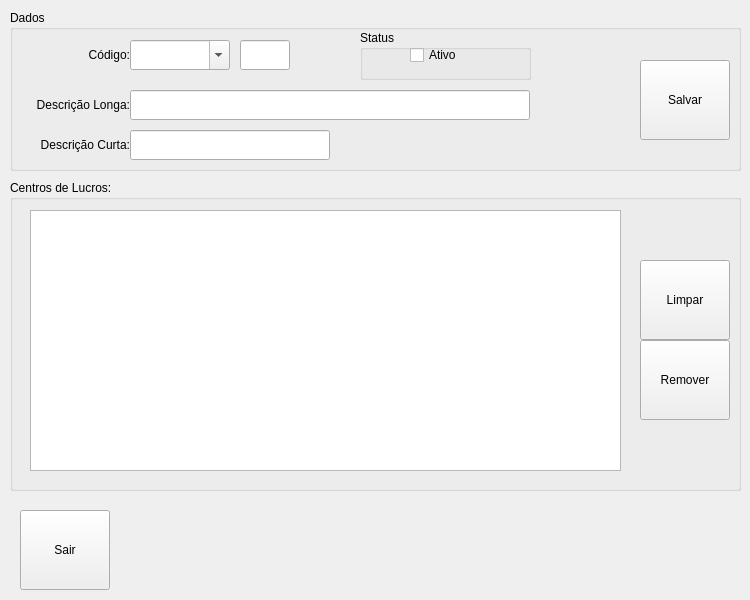
<?xml version="1.0" encoding="UTF-8"?>
<ui version="4.0">
 <class>MngFormProfitCenter</class>
 <widget class="QDialog" name="MngFormProfitCenter">
  <property name="geometry">
   <rect>
    <x>0</x>
    <y>0</y>
    <width>750</width>
    <height>600</height>
   </rect>
  </property>
  <property name="minimumSize">
   <size>
    <width>750</width>
    <height>600</height>
   </size>
  </property>
  <property name="maximumSize">
   <size>
    <width>750</width>
    <height>600</height>
   </size>
  </property>
  <property name="windowTitle">
   <string>Manutenção - Centro de Lucros...</string>
  </property>
  <property name="windowIcon">
   <iconset resource="../images.qrc">
    <normaloff>:/images/PNG/128x128/gnome-system-config-128x128.png</normaloff>:/images/PNG/128x128/gnome-system-config-128x128.png</iconset>
  </property>
  <widget class="QGroupBox" name="GBoxDataProfitCenter">
   <property name="geometry">
    <rect>
     <x>10</x>
     <y>10</y>
     <width>731</width>
     <height>161</height>
    </rect>
   </property>
   <property name="acceptDrops">
    <bool>true</bool>
   </property>
   <property name="toolTip">
    <string/>
   </property>
   <property name="title">
    <string>Dados</string>
   </property>
   <widget class="QLabel" name="LabelCodeProfitCenter">
    <property name="geometry">
     <rect>
      <x>0</x>
      <y>30</y>
      <width>120</width>
      <height>30</height>
     </rect>
    </property>
    <property name="text">
     <string>Código:</string>
    </property>
    <property name="alignment">
     <set>Qt::AlignRight|Qt::AlignTrailing|Qt::AlignVCenter</set>
    </property>
   </widget>
   <widget class="QLabel" name="LabelNameProfitCenter">
    <property name="geometry">
     <rect>
      <x>0</x>
      <y>80</y>
      <width>120</width>
      <height>30</height>
     </rect>
    </property>
    <property name="text">
     <string>Descrição Longa:</string>
    </property>
    <property name="alignment">
     <set>Qt::AlignRight|Qt::AlignTrailing|Qt::AlignVCenter</set>
    </property>
   </widget>
   <widget class="QLabel" name="LabelShortNameProfitCenter">
    <property name="geometry">
     <rect>
      <x>0</x>
      <y>120</y>
      <width>120</width>
      <height>30</height>
     </rect>
    </property>
    <property name="text">
     <string>Descrição Curta:</string>
    </property>
    <property name="alignment">
     <set>Qt::AlignRight|Qt::AlignTrailing|Qt::AlignVCenter</set>
    </property>
   </widget>
   <widget class="QToolButton" name="TButtonSaveProfitCenter">
    <property name="geometry">
     <rect>
      <x>630</x>
      <y>50</y>
      <width>90</width>
      <height>80</height>
     </rect>
    </property>
    <property name="toolTip">
     <string>Salvar os dados para o Formulário...</string>
    </property>
    <property name="text">
     <string>Salvar</string>
    </property>
    <property name="icon">
     <iconset resource="../images.qrc">
      <normaloff>:/images/PNG/48x48/Filesave-48x48.png</normaloff>:/images/PNG/48x48/Filesave-48x48.png</iconset>
    </property>
    <property name="iconSize">
     <size>
      <width>48</width>
      <height>48</height>
     </size>
    </property>
    <property name="toolButtonStyle">
     <enum>Qt::ToolButtonTextUnderIcon</enum>
    </property>
   </widget>
   <widget class="QComboBox" name="CBoxCodeProfitCenter">
    <property name="geometry">
     <rect>
      <x>120</x>
      <y>30</y>
      <width>100</width>
      <height>30</height>
     </rect>
    </property>
    <property name="toolTip">
     <string>Informar um Código para o Centro de Lucros...</string>
    </property>
    <property name="editable">
     <bool>true</bool>
    </property>
   </widget>
   <widget class="QLineEdit" name="LEditProfitCenterID">
    <property name="geometry">
     <rect>
      <x>230</x>
      <y>30</y>
      <width>50</width>
      <height>30</height>
     </rect>
    </property>
   </widget>
   <widget class="QLineEdit" name="LEditNameProfitCenter">
    <property name="geometry">
     <rect>
      <x>120</x>
      <y>80</y>
      <width>400</width>
      <height>30</height>
     </rect>
    </property>
    <property name="toolTip">
     <string>Informar uma Nome/Descrição para o Centro de Lucros...</string>
    </property>
   </widget>
   <widget class="QLineEdit" name="LEditShortNameProfitCenter">
    <property name="geometry">
     <rect>
      <x>120</x>
      <y>120</y>
      <width>200</width>
      <height>30</height>
     </rect>
    </property>
    <property name="toolTip">
     <string>Informar o Nome Curto/Sigla/Apelido para o Centro de Lucros...</string>
    </property>
   </widget>
   <widget class="QGroupBox" name="GBoxStatusActiveProfitCenter">
    <property name="geometry">
     <rect>
      <x>350</x>
      <y>20</y>
      <width>171</width>
      <height>50</height>
     </rect>
    </property>
    <property name="title">
     <string>Status</string>
    </property>
    <widget class="QCheckBox" name="CheckBoxStatusActiveProfitCenter">
     <property name="geometry">
      <rect>
       <x>50</x>
       <y>10</y>
       <width>100</width>
       <height>30</height>
      </rect>
     </property>
     <property name="toolTip">
      <string>Permite Ativar/Desativar  o Centro de Lucros...</string>
     </property>
     <property name="text">
      <string>Ativo</string>
     </property>
    </widget>
   </widget>
  </widget>
  <widget class="QGroupBox" name="GBoxViewProfitCenter">
   <property name="geometry">
    <rect>
     <x>10</x>
     <y>180</y>
     <width>731</width>
     <height>311</height>
    </rect>
   </property>
   <property name="title">
    <string>Centros de Lucros:</string>
   </property>
   <widget class="QTableView" name="TableViewItemProfitCenter">
    <property name="geometry">
     <rect>
      <x>20</x>
      <y>30</y>
      <width>591</width>
      <height>261</height>
     </rect>
    </property>
    <property name="toolTip">
     <string>Centros de Lucros Atuais...</string>
    </property>
   </widget>
   <widget class="QToolButton" name="TButtonRemoveProfitCenter">
    <property name="geometry">
     <rect>
      <x>630</x>
      <y>160</y>
      <width>90</width>
      <height>80</height>
     </rect>
    </property>
    <property name="toolTip">
     <string>Fazer Remoção do Item selecionado da Tabela...</string>
    </property>
    <property name="text">
     <string>Remover</string>
    </property>
    <property name="icon">
     <iconset resource="../images.qrc">
      <normaloff>:/images/PNG/48x48/delete-48x48.png</normaloff>:/images/PNG/48x48/delete-48x48.png</iconset>
    </property>
    <property name="iconSize">
     <size>
      <width>48</width>
      <height>48</height>
     </size>
    </property>
    <property name="toolButtonStyle">
     <enum>Qt::ToolButtonTextUnderIcon</enum>
    </property>
   </widget>
   <widget class="QToolButton" name="TButtonCleanProfitCenter">
    <property name="geometry">
     <rect>
      <x>630</x>
      <y>80</y>
      <width>90</width>
      <height>80</height>
     </rect>
    </property>
    <property name="toolTip">
     <string>Permite Limpar os Campos e Atualizar a Janela de Manutenção...</string>
    </property>
    <property name="text">
     <string>Limpar</string>
    </property>
    <property name="icon">
     <iconset resource="../images.qrc">
      <normaloff>:/images/PNG/48x48/Rebuild-48x48.png</normaloff>:/images/PNG/48x48/Rebuild-48x48.png</iconset>
    </property>
    <property name="iconSize">
     <size>
      <width>48</width>
      <height>48</height>
     </size>
    </property>
    <property name="toolButtonStyle">
     <enum>Qt::ToolButtonTextUnderIcon</enum>
    </property>
   </widget>
  </widget>
  <widget class="QToolButton" name="TButtonExitProfitCenter">
   <property name="geometry">
    <rect>
     <x>20</x>
     <y>510</y>
     <width>90</width>
     <height>80</height>
    </rect>
   </property>
   <property name="toolTip">
    <string>Permite Sair da Janela de Manutenção...</string>
   </property>
   <property name="text">
    <string>Sair</string>
   </property>
   <property name="icon">
    <iconset resource="../images.qrc">
     <normaloff>:/images/PNG/48x48/Exithome-48x48.png</normaloff>:/images/PNG/48x48/Exithome-48x48.png</iconset>
   </property>
   <property name="iconSize">
    <size>
     <width>48</width>
     <height>48</height>
    </size>
   </property>
   <property name="toolButtonStyle">
    <enum>Qt::ToolButtonTextUnderIcon</enum>
   </property>
  </widget>
 </widget>
 <resources>
  <include location="../images.qrc"/>
 </resources>
 <connections/>
</ui>
